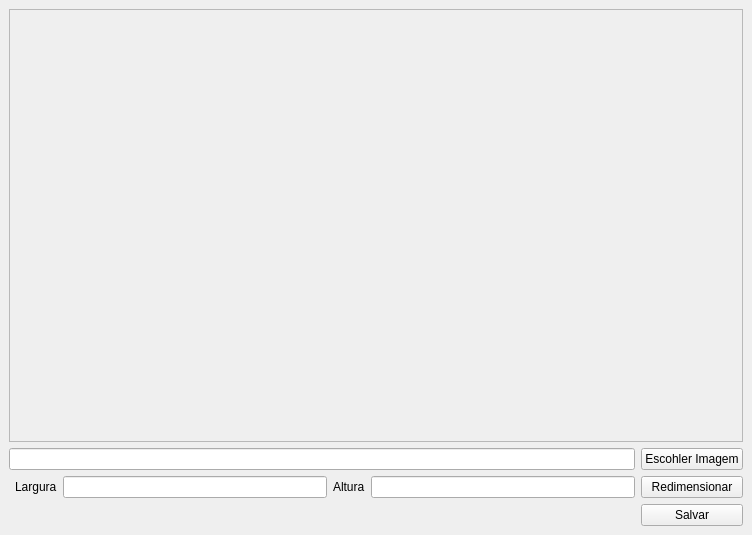
<?xml version="1.0" encoding="UTF-8"?>
<ui version="4.0">
 <class>MainWindow</class>
 <widget class="QMainWindow" name="MainWindow">
  <property name="geometry">
   <rect>
    <x>0</x>
    <y>0</y>
    <width>752</width>
    <height>535</height>
   </rect>
  </property>
  <property name="windowTitle">
   <string>Redimensionar imagem</string>
  </property>
  <widget class="QWidget" name="centralwidget">
   <layout class="QGridLayout" name="gridLayout">
    <item row="1" column="5">
     <widget class="QPushButton" name="btnSelectImage">
      <property name="text">
       <string>Escohler Imagem</string>
      </property>
     </widget>
    </item>
    <item row="0" column="0" colspan="6">
     <widget class="QScrollArea" name="scrollArea">
      <property name="sizePolicy">
       <sizepolicy hsizetype="Preferred" vsizetype="Preferred">
        <horstretch>0</horstretch>
        <verstretch>0</verstretch>
       </sizepolicy>
      </property>
      <property name="widgetResizable">
       <bool>true</bool>
      </property>
      <widget class="QWidget" name="scrollAreaWidgetContents">
       <property name="geometry">
        <rect>
         <x>0</x>
         <y>0</y>
         <width>732</width>
         <height>428</height>
        </rect>
       </property>
       <layout class="QGridLayout" name="gridLayout_2">
        <item row="0" column="0">
         <widget class="QLabel" name="labelImg">
          <property name="text">
           <string/>
          </property>
         </widget>
        </item>
       </layout>
      </widget>
     </widget>
    </item>
    <item row="2" column="5">
     <widget class="QPushButton" name="btnResizeImage">
      <property name="text">
       <string>Redimensionar</string>
      </property>
     </widget>
    </item>
    <item row="3" column="5">
     <widget class="QPushButton" name="btnSaveImage">
      <property name="text">
       <string>Salvar</string>
      </property>
     </widget>
    </item>
    <item row="2" column="3">
     <widget class="QLabel" name="Altura">
      <property name="text">
       <string>Altura</string>
      </property>
     </widget>
    </item>
    <item row="2" column="1">
     <widget class="QLabel" name="Largura">
      <property name="text">
       <string>Largura</string>
      </property>
     </widget>
    </item>
    <item row="2" column="2">
     <widget class="QLineEdit" name="inputWidth"/>
    </item>
    <item row="2" column="4">
     <widget class="QLineEdit" name="inputHeight"/>
    </item>
    <item row="1" column="0" colspan="5">
     <widget class="QLineEdit" name="inputPathImage"/>
    </item>
   </layout>
  </widget>
 </widget>
 <resources/>
 <connections/>
</ui>
